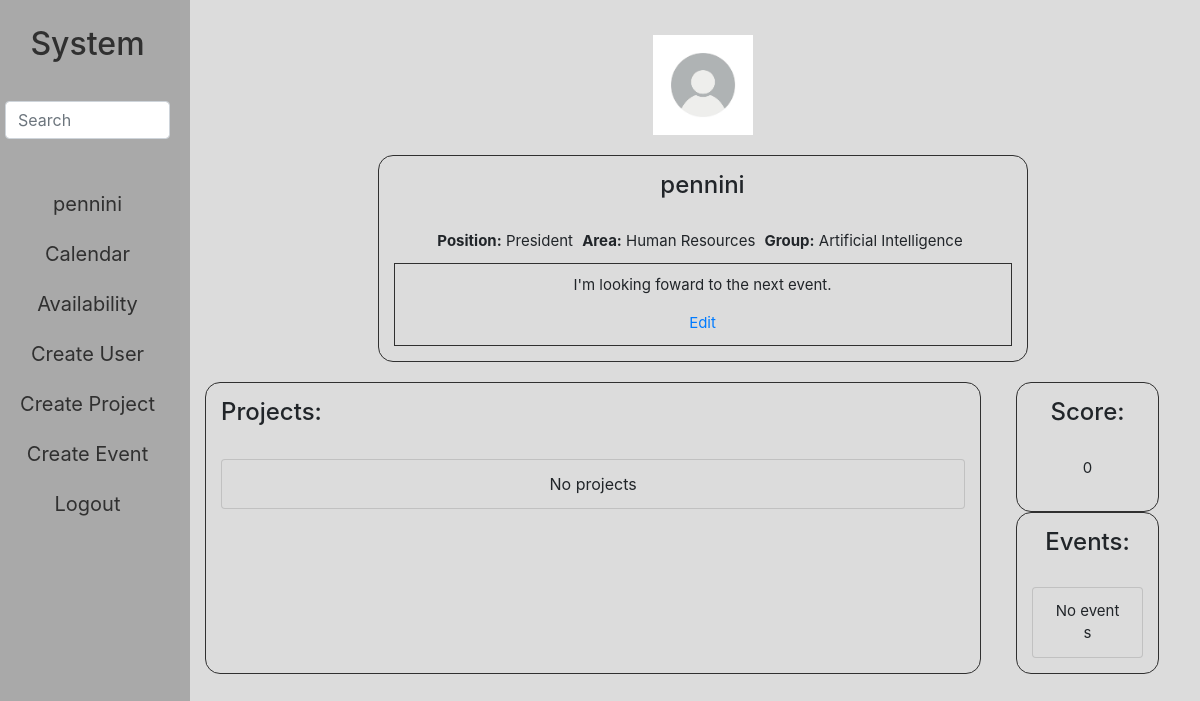
/profile (signed in), run on the app's committed database.
### system/models.py (models this page shows, shortened)
class User(AbstractUser):
    position = models.ForeignKey("Position", on_delete=models.CASCADE, related_name="user_position", default=None, blank=True, null=True)
    group = models.ForeignKey("Group", on_delete=models.CASCADE, related_name="user_group", blank=True, null=True, default=None)
    area = models.ForeignKey("Area", on_delete=models.CASCADE, related_name="user_area", default=None, blank=True, null=True)
    biography = models.TextField(max_length=250, blank=True, null=True)

class Position(models.Model):
    name = models.CharField(max_length=30, choices=POSITION_CHOICES)
    description = models.TextField(max_length=500, blank=True, null=True)
    def __str__(self):
        return f"{self.name}"

class Area(models.Model):
    rh = "Human Resources"
    mkt = "Marketing"
    project = "Project Management"
    AREA_CHOICES = (
        (rh, "Human Resources"),
        (mkt, "Marketing"),
        (project, "Project Management"),
    )
    name = models.CharField(max_length=30, choices=AREA_CHOICES)
    description = models.TextField(max_length=500, blank=True, null=True)
    start_time = models.TimeField()
    end_time = models.TimeField()
    meeting_day = models.CharField(max_length=20, choices=DAY_CHOICES)
    def __str__(self):
        return f"{self.name}"

class Group(models.Model):
    ai = "Artificial Intelligence"
    cs = "Cybersecurity"
    ds = "Data Science"
    wd = "Web Development"
    GROUP_CHOICES = (
        (ai, "Artificial Intelligence"),
        (cs, "Cybersecurity"),
        (ds, "Data Science"),
        (wd, "Web Development"),
    )
    name = models.CharField(max_length=30, choices=GROUP_CHOICES)
    description = models.TextField(max_length=500, blank=True, null=True)
    start_time = models.TimeField()
    end_time = models.TimeField()
    meeting_day = models.CharField(max_length=20, choices=DAY_CHOICES)
    def __str__(self):
        return f"{self.name}"

### system/views.py (the view)
# urls.py: path("profile", views.profile, name="profile"),
@login_required(login_url="login")
def profile(request):
    return render(request, "system/profile.html")

### system/templates/system/profile.html (shortened to what this page needs)
{% extends "system/layout.html" %}
{% load static %}
{% block body %}
    <div>
        <div class="icone">
            <img src="{% static 'system/images/avatar.jpg' %}" alt="icone-profile" class="img-fluid">
        </div>
        <div class="information">
            <h4>{{ user.username }}</h4>
            <br>
            {% if user.position %}
                <span>
                    <strong>Position:</strong> {{ user.position|title }}
                </span>
            {% endif %}
            {% if user.area %}
                <span>
                    <strong>Area:</strong> {{ user.area }}
                </span>
            {% endif %}
            {% if user.group %}
                <span>
                    <strong>Group:</strong> {{ user.group }}
                </span>
            {% endif %}
            <div>
                {% if user.is_authenticated %}
                        {% if user.biography %}
                            <div class="bio-show" id="bio-show">
                                <div>
                                    <p id="content-bio">{{ user.biography }}</p>
                                </div>
                        {% else %}
                            <div class="bio-show" id="bio-show" style="display: none;">
                                <div>
                                    <p id="content-bio"></p>
                                </div>
                        {% endif %}
                        <div>
                            <a href="" id="button-bio-edit">Edit</a>
                        </div>
                    </div>
                {% endif %}
            </div>
        </div>
    </div>
    <div class="row">
        <div class="col-sm-9" id="projects-views">
            <h4>Projects:</h4>
            <br>
            <ul class="list-group">
                {% if projects %}
                    {% for project in projects %}
                        <li class="list-group-item">{{ project }}</li>
                    {% endfor %}
                {% else %}
                    <li class="list-group-item">No projects</li>
                {% endif %}
            </ul>
        </div>
        <div class="col-sm-2">
            <div class="score">
                <h4>Score:</h4>
                <br>
                {% if score %}
                    <p>{{ score }}</p>
                {% else %}
                    <p>0</p>
                {% endif %}
            </div>
            <div class="score">
                <h4>Events:</h4>
                <br>
                <ul class="list-group">
                    {% if events %}
                        {% for event in events %}
                            <li class="list-group-item">{{ event }}</li>
                        {% endfor %}
                    {% else %}
                        <li class="list-group-item">No events</li>
                    {% endif %}
                </ul>
            </div>
        </div>
    </div>
{% endblock body %}

### system/templates/system/layout.html (shortened to what this page needs)
{% load static %}
<!DOCTYPE html>
<html lang="en">
  <head>
    <link rel="stylesheet" href="https://stackpath.bootstrapcdn.com/bootstrap/4.3.1/css/bootstrap.min.css">
    <link href="{% static 'system/styles.css' %}" rel="stylesheet">
  </head>
  <body>
    <div class="row">
        <div class="sidebar col-lg-2 col-md-3">
            <a href="{% url 'index' %}"><h2>System</h2></a>
            <br>
            {% if user.is_authenticated %}
                <form action="#" method="get">
                    <input class="form-control" type="text" name="q" placeholder="Search">
                </form>
                <div>
                    <a href="{% url 'profile' %}">{{ user.username }}</a>
                </div>
                <div>
                    <a href="{% url 'calendar' %}">Calendar</a>
                </div>
                <div>
                    <a href="{% url 'availability' %}">Availability</a>
                </div>
                {% if user.is_staff == 1 %}
                    <div>
                        <a href="{% url 'create_view' 'user' %}">Create User</a>
                    </div>
                    <div>
                        <a href="{% url 'create_view' 'project' %}">Create Project</a>
                    </div>
                    <div>
                        <a href="{% url 'create_view' 'event' %}">Create Event</a>
                    </div>
                {% endif %}
                <div>
                    <a href="{% url 'logout' %}">Logout</a>
                </div>
            {% else %}
                <div>
                    <a href="{% url 'login' %}">Log In</a>
                </div>
            {% endif %}
        </div>
        <div class="main col-lg-10 col-md-9">
            {% block body %}
            {% endblock body %}
        </div>
    </div>
  </body>
</html>

### system/static/system/styles.css (style rules this page uses)
body { font-family: 'Roboto' sans-serif; }
#bio-show { border: 1px solid #303030; padding: 10px; margin-top: 10px; }
li { list-style-type: none; max-width:100%; word-break:break-all; border: 1px solid #303030; text-align: center; border-radius: 10px; }
#projects-views { border: 1px solid #303030; border-radius: 15px; padding: 15px; margin-left: 20px; margin-right: 20px; }
.information { text-align: center; max-width: 650px; margin-left: auto; margin-right: auto; font-size: 15px; border: 1px solid #303030; padding: 15px; border-radius: 15px; margin-bottom: 20px; }
.list-group-item { background-color: gainsboro; }
.score { text-align: center; max-width: 250px; font-size: 15px; border: 1px solid #303030; padding: 15px; border-radius: 15px; }
.information span { margin-right: 5px; }
.icone { margin-top: 25px; margin-bottom: 20px; width: 100px; height: 100px; margin-left: auto; margin-right: auto; }
.main { padding: 10px; background-color: gainsboro; }
.sidebar { background-color: darkgray; height: 100vh; padding: 20px; text-align: center; }
.sidebar a { color: #303030; text-decoration: none; font-size: 20px; }
.sidebar h2 { margin-top: 5px; }
.sidebar div { margin-top: 20px; }

### data on the page
User: username "pennini", position "President", area "Human Resources", group "Artificial Intelligence", biography "I'm looking foward to the next event."
